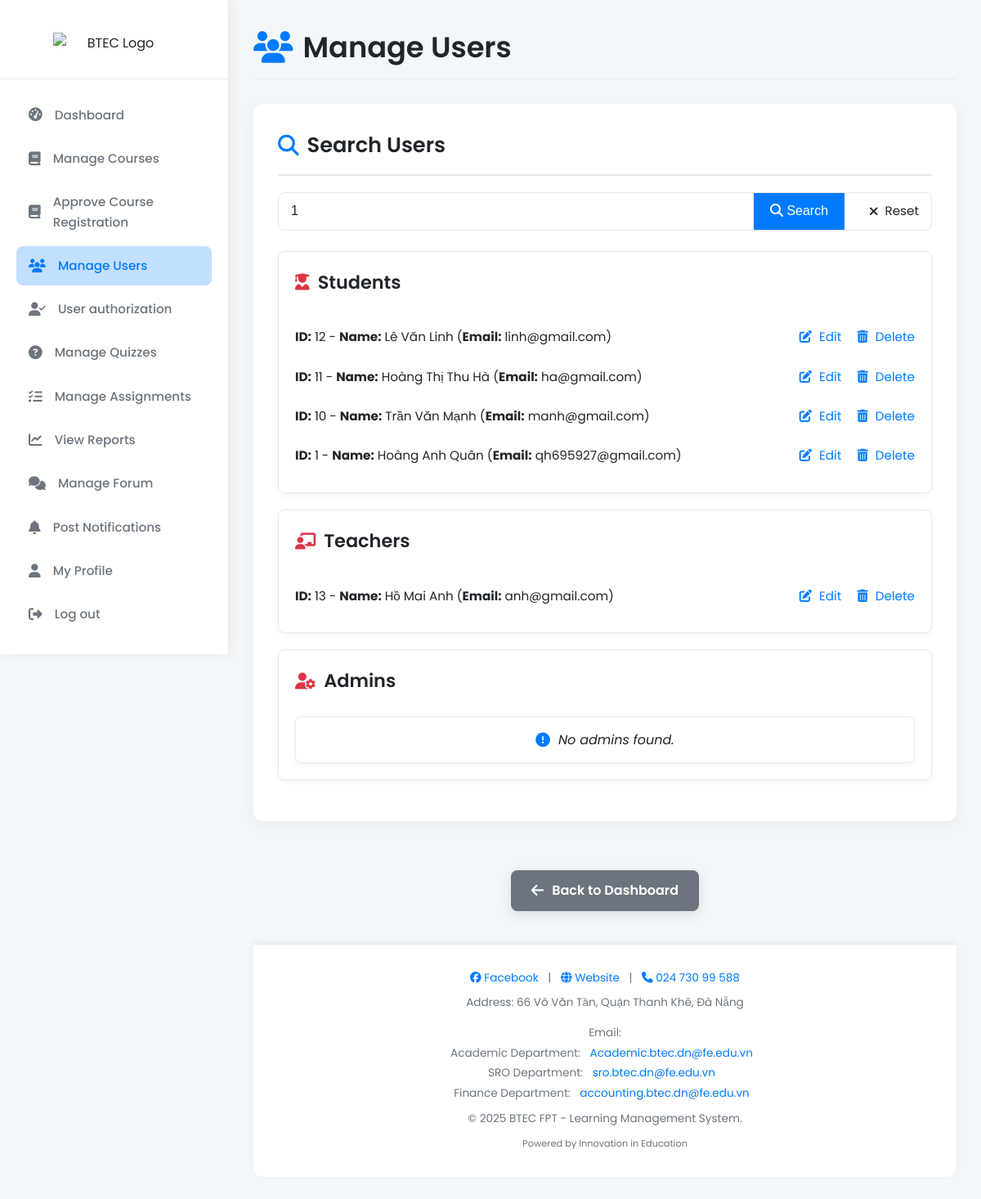
The page /module/admin/user_management/admin_users.php?keyword=1 (signed in) on the database its author committed.
### tables this page shows
CREATE TABLE `users` (
  `id` int NOT NULL,
  `fullname` varchar(255) NOT NULL,
  `email` varchar(255) NOT NULL,
  `password` varchar(255) NOT NULL,
  `role` enum('student','teacher','admin') DEFAULT 'student',
  `created_at` datetime DEFAULT CURRENT_TIMESTAMP,
  `status` enum('approved','pending') DEFAULT 'approved'
);

### module/admin/user_management/admin_users.php (the view, shortened to what this page needs)
<?php
include "../../../includes/db_connect.php";
$keyword = $_GET['keyword'] ?? "";
function getUsersByRole($conn, $role, $keyword) {
    if (!empty($keyword)) {
        $stmt = $conn->prepare("SELECT id, fullname, email FROM users WHERE role = ? AND (id LIKE ? OR fullname LIKE ? OR email LIKE ?) ORDER BY id DESC");
        $like = '%' . $keyword . '%';
        $stmt->bind_param("ssss", $role, $like, $like, $like);
    } else {
        $stmt = $conn->prepare("SELECT id, fullname, email FROM users WHERE role = ? ORDER BY id DESC");
        $stmt->bind_param("s", $role);
    }
    $stmt->execute();
    return $stmt->get_result();
}
$students = getUsersByRole($conn, 'student', $keyword);
$teachers = getUsersByRole($conn, 'teacher', $keyword);
$admins   = getUsersByRole($conn, 'admin', $keyword);
?>
<!DOCTYPE html>
<html lang="en">
<head>
    <link rel="stylesheet" href="https://cdnjs.cloudflare.com/ajax/libs/font-awesome/6.5.0/css/all.min.css">
    <link rel="stylesheet" href="../../../css/style.css">
     <link rel="stylesheet" href="../../../css/admin/admin_users.css">
</head>
<body>
<?php include "../../../includes/sidebar.php"; ?>
<div class="main-content">
    <div class="admin-page-header">
        <h2><i class="fas fa-users"></i> Manage Users</h2>
    </div>
    <div class="user-management-overview">
        <h3><i class="fas fa-search"></i> Search Users</h3>
        <div class="search-container">
            <form method="get" class="search-form">
                <input type="text" name="keyword" placeholder="Search by ID, name or email..." value="<?= htmlspecialchars($keyword) ?>">
                <button type="submit"><i class="fas fa-search"></i> Search</button>
                <?php if (!empty($keyword)): ?>
                    <a href="admin_users.php"><i class="fas fa-times"></i> Reset</a>
                <?php endif; ?>
            </form>
        </div>
        <div class="user-list-section">
            <h3><i class="fas fa-user-graduate"></i> Students</h3>
            <?php if ($students->num_rows > 0): ?>
                <ul class="user-list">
                    <?php while ($row = $students->fetch_assoc()): ?>
                        <li class="user-item">
                            <div class="user-info">
                                <strong>ID:</strong> <?= $row['id'] ?> - <strong>Name:</strong> <?= htmlspecialchars($row['fullname']) ?> (<strong>Email:</strong> <?= htmlspecialchars($row['email']) ?>)
                            </div>
                            <div class="user-actions">
                                <a href="admin_edit_user.php?user_id=<?= $row['id'] ?>"><i class="fas fa-edit"></i> Edit</a>
                                <a href="admin_delete_user.php?user_id=<?= $row['id'] ?>" onclick="return confirm('Delete this user?')"><i class="fas fa-trash-alt"></i> Delete</a>
                            </div>
                        </li>
                    <?php endwhile; ?>
                </ul>
            <?php else: ?>
                <p class="no-users"><i class="fas fa-exclamation-circle"></i> No students found.</p>
            <?php endif; ?>
        </div>
        <div class="user-list-section">
            <h3><i class="fas fa-chalkboard-teacher"></i> Teachers</h3>
            <?php if ($teachers->num_rows > 0): ?>
                <ul class="user-list">
                    <?php while ($row = $teachers->fetch_assoc()): ?>
                        <li class="user-item">
                            <div class="user-info">
                                <strong>ID:</strong> <?= $row['id'] ?> - <strong>Name:</strong> <?= htmlspecialchars($row['fullname']) ?> (<strong>Email:</strong> <?= htmlspecialchars($row['email']) ?>)
                            </div>
                            <div class="user-actions">
                                <a href="admin_edit_user.php?user_id=<?= $row['id'] ?>"><i class="fas fa-edit"></i> Edit</a>
                                <a href="admin_delete_user.php?user_id=<?= $row['id'] ?>" onclick="return confirm('Delete this user?')"><i class="fas fa-trash-alt"></i> Delete</a>
                            </div>
                        </li>
                    <?php endwhile; ?>
                </ul>
            <?php else: ?>
                <p class="no-users"><i class="fas fa-exclamation-circle"></i> No teachers found.</p>
            <?php endif; ?>
        </div>
        <div class="user-list-section admin-section">
            <h3><i class="fas fa-user-cog"></i> Admins</h3>
            <?php if ($admins->num_rows > 0): ?>
                <ul class="user-list">
                    <?php while ($row = $admins->fetch_assoc()): ?>
                        <li class="user-item">
                            <div class="user-info">
                                <strong>ID:</strong> <?= $row['id'] ?> - <strong>Name:</strong> <?= htmlspecialchars($row['fullname']) ?> (<strong>Email:</strong> <?= htmlspecialchars($row['email']) ?>)
                            </div>
                            <div class="user-actions">
                                <span style="color: var(--text-dark-secondary); font-style: italic;"><i class="fas fa-ban"></i> Cannot edit/delete admin user</span>
                            </div>
                        </li>
                    <?php endwhile; ?>
                </ul>
            <?php else: ?>
                <p class="no-users"><i class="fas fa-exclamation-circle"></i> No admins found.</p>
            <?php endif; ?>
        </div>
    </div>
    <div class="back-to-dashboard">
        <a href="../dashboard/admin_dashboard.php"><i class="fas fa-arrow-left"></i> Back to Dashboard</a>
    </div>
    <?php include "../../../includes/footer.php"; ?>
</div>
</body>
</html>

### css/style.css (style rules this page uses)
:root { --primary-color: #007bff; --accent-color: #dc3545; --background-light: #f4f7fa; --background-card: #ffffff; --text-dark: #212529; --text-medium: #6c757d; --text-light: #ced4da; --border-color: #eee6e6; --shadow-light: rgba(0, 0, 0, 0.05); --shadow-medium: rgba(0, 0, 0, 0.1); }
*, *::before, *::after { box-sizing: border-box; margin: 0; padding: 0; }
body { font-family: 'Poppins', sans-serif; background-color: var(--background-light); color: var(--text-dark); line-height: 1.6; display: flex; min-height: 100vh; }

### css/admin/admin_users.css (style rules this page uses)
.main-content { margin-left: 280px; padding: 30px; flex-grow: 1; display: flex; flex-direction: column; background-color: var(--background-light); transition: margin-left 0.3s ease; }
.admin-page-header { display: flex; justify-content: space-between; align-items: center; margin-bottom: 30px; padding-bottom: 10px; border-bottom: 1px solid var(--border-color); }
.admin-page-header h2 { font-size: 2.2em; color: var(--text-dark); margin: 0; display: flex; align-items: center; font-weight: 600; }
.admin-page-header h2 i { margin-right: 12px; color: var(--primary-color); font-size: 1.1em; }
.user-management-overview { background-color: var(--background-card); padding: 30px; border-radius: 12px; box-shadow: 0 5px 20px var(--shadow-light); margin-bottom: 30px; }
.user-management-overview h3 { font-size: 1.6em; color: var(--text-dark); font-weight: 600; display: flex; align-items: center; padding-bottom: 15px; border-bottom: 2px solid var(--border-color); margin-bottom: 20px; }
.user-management-overview h3 i { margin-right: 10px; color: var(--primary-color); font-size: 1em; }
.search-container { display: flex; gap: 15px; margin-bottom: 25px; align-items: center; }
.search-form { flex-grow: 1; display: flex; border: 1px solid var(--border-color); border-radius: 8px; overflow: hidden; }
.search-form input[type="text"] { padding: 12px 15px; border: none; flex-grow: 1; font-size: 1em; background-color: var(--background-input); color: var(--text-dark); outline: none; }
.search-form button { background-color: var(--primary-color); color: white; border: none; padding: 12px 20px; cursor: pointer; font-size: 1em; transition: background-color 0.3s ease, transform 0.2s ease; }
.search-form a { display: inline-flex; align-items: center; margin-left: 15px; color: var(--secondary-color); text-decoration: none; padding: 10px 15px; border: 1px solid var(--secondary-color); border-radius: 8px; font-size: 0.95em; transition: background-color 0.3s ease, color 0.3s ease, border-color 0.3s ease; }
.search-form a i { margin-right: 8px; }
.user-list-section { background-color: var(--background-card); padding: 20px; border-radius: 8px; box-shadow: 0 2px 10px var(--shadow-light); margin-bottom: 20px; border: 1px solid var(--border-color); }
.user-list-section h3 { font-size: 1.4em; color: var(--text-dark); margin-top: 0; margin-bottom: 15px; border-bottom: 1px solid var(--border-color-light); padding-bottom: 10px; display: flex; align-items: center; font-weight: 600; }
.user-list-section h3 i { margin-right: 10px; color: var(--accent-color); font-size: 0.9em; }
.user-list { list-style: none; padding-left: 0; margin: 0; }
.user-item { padding: 12px 0; border-bottom: 1px solid var(--border-color-light); display: flex; justify-content: space-between; align-items: center; font-size: 0.95em; color: var(--text-dark-secondary); }
.user-item:last-child { border-bottom: none; }
.user-info { flex-grow: 1; color: var(--text-dark); }
.user-actions a { color: var(--primary-color); text-decoration: none; margin-left: 15px; transition: color 0.2s ease; }
.user-actions a i { margin-right: 5px; }
.no-users { background-color: var(--background-input); padding: 15px; border-radius: 8px; border: 1px solid var(--border-color); color: var(--text-dark-secondary); font-style: italic; display: flex; align-items: center; justify-content: center; text-align: center; box-shadow: 0 2px 10px var(--shadow-light); margin-top: 15px; }
.no-users i { margin-right: 10px; color: var(--primary-color); font-size: 1.1em; }
.back-to-dashboard { margin-top: 30px; text-align: center; }
.back-to-dashboard a { display: inline-flex; align-items: center; padding: 12px 25px; background-color: #6c757d; color: white; text-decoration: none; border-radius: 8px; font-weight: 600; transition: background-color 0.3s ease, transform 0.2s ease, box-shadow 0.3s ease; box-shadow: 0 4px 15px rgba(108, 117, 125, 0.2); }
.back-to-dashboard a i { margin-right: 10px; font-size: 1.1em; }

### rows shown on the page
users: id "12", fullname "Lê Văn Linh", email "linh@gmail.com"
users: id "11", fullname "Hoàng Thị Thu Hà", email "ha@gmail.com"
users: id "10", fullname "Trần Văn Mạnh", email "manh@gmail.com"
users: id "1", fullname "Hoàng Anh Quân", email "qh695927@gmail.com"
users: id "13", fullname "Hồ Mai Anh", email "anh@gmail.com"
